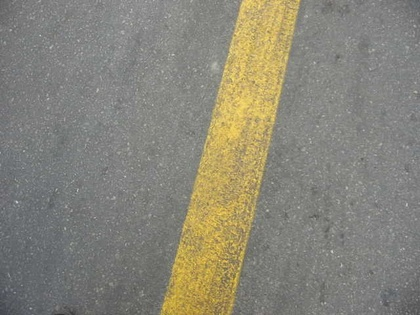
%> input picture VisualC++_MATLAB图像处理与识别实用案例精选/chap9/z12.jpg, 420 x 315 px, shrunk from 640 x 480 before the run
$ octave P0903.m   (GNU Octave 9; MATLAB toolbox functions it lacks are replaced by stand-ins)
%> lines starting %> are read from the running program, lines starting %| are printed output that depends on the picture; in (x1, y1, x2, y2) boxes, pixels count from 0 and x2, y2 are one past the last pixel; in counts of white or black regions, pixels touching at a corner belong together; the program's own positions count from 1
I=imread('z12.JPG');
%> I is the input picture: size 315x420x3 uint8; mean R, G, B 136.2, 133.3, 120.4
[y,x,z]=size(I);
%> y = 315; x = 420; z = 3
myI=double(I);
tic
%%%%%%%%%%% RGB to HSI  %%%%%%%%
H=zeros(y,x);
S=H;
HS_I=H;
for i=1:x
    for j=1:y
        HS_I(j,i)=((myI(j,i,1)+myI(j,i,2)+myI(j,i,3))/3);    % I 分量；读者实际应用时可以不作！
        S(j,i)=1-3*min(myI(j,i,:))/(myI(j,i,1)+myI(j,i,2)+myI(j,i,3));
        if  ((myI(j,i,1)==myI(j,i,2))&(myI(j,i,2)==myI(j,i,3)))   % 三者相等，式(10)分母为0
            Hdegree=0;
        else
            Hdegree=acos(0.5*(2*myI(j,i,1)-myI(j,i,2)-myI(j,i,3))/((myI(j,i,1)-myI(j,i,2))^2+(myI(j,i,1)-myI(j,i,3))*(myI(j            ,i,2)-myI(j,i,3)))^0.5);
        end
        if (myI(j,i,2)>=myI(j,i,3))
            H(j,i)=Hdegree/(2*pi);          % G>=B,H在[0 π]范围内
        else
            H(j,i)=(2*pi-Hdegree)/(2*pi);    % G<B,H在[0 2π]范围内
        end
        if (H(j,i)>=0.9)
            H(j,i)=0;                      % H在0和2π附近应同属于一种颜色分量
        end
    end
end
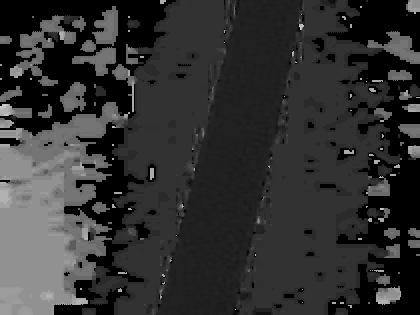
%> H: size 315x420 double; min 0, max 0.864, mean 0.195
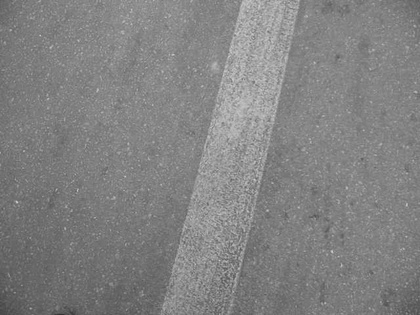
%> HS_I: size 315x420 double; min 51, max 206, mean 130
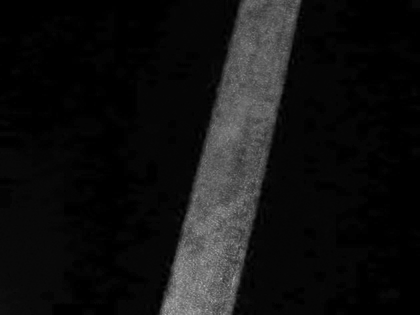
%> S: size 315x420 double; min 0, max 0.683, mean 0.0713
%> after the loop, Hdegree = 0

t=toc
%%%%%%%%%%%%%%% Slect the White and Black %%%%%%%%%%%%%%%%%%%%%%
HS_I=uint8(HS_I);
%> HS_I: size 315x420 uint8
H=255*H;
H=uint8(H);
%> H: size 315x420 uint8
S=255*S;
S=uint8(S);
%> S: size 315x420 uint8

I0=zeros(y,x);
for i=1:x
    for j=1:y

        if (((H(j,i)<=35)&(S(j,i)>=80)))
             I0(j,i)=1;
         else
             I0(j,i)=0;
         end
    end
end
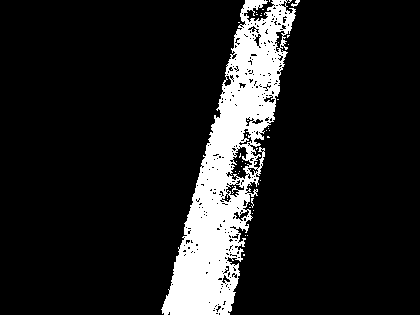
%> I0: size 315x420 double; values 0 (black) and 1 (white), 12.2% white; 40 white regions (38 under 20 px), largest, box (x1, y1, x2, y2) and area: (161, 0, 296, 315) 15964, (291, 0, 300, 7) 29

SE=strel('rectangle', [12 8]);
IM=imclose(I0,SE);
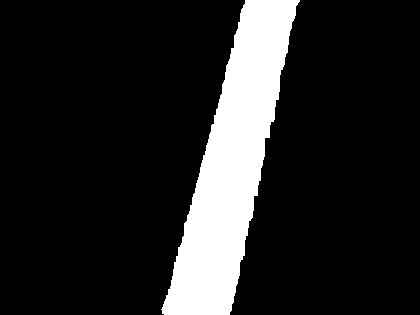
%> IM: size 315x420 double; values 0 (black) and 1 (white), 14.5% white; 1 white region, box (x1, y1, x2, y2) and area: (161, 0, 300, 315) 19201
figure(1);
imshow(I);
figure(3);
imshow(H);
figure,
imshow(S);
figure,
imshow(HS_I);
figure,imshow(I0);
figure,imshow(IM);
